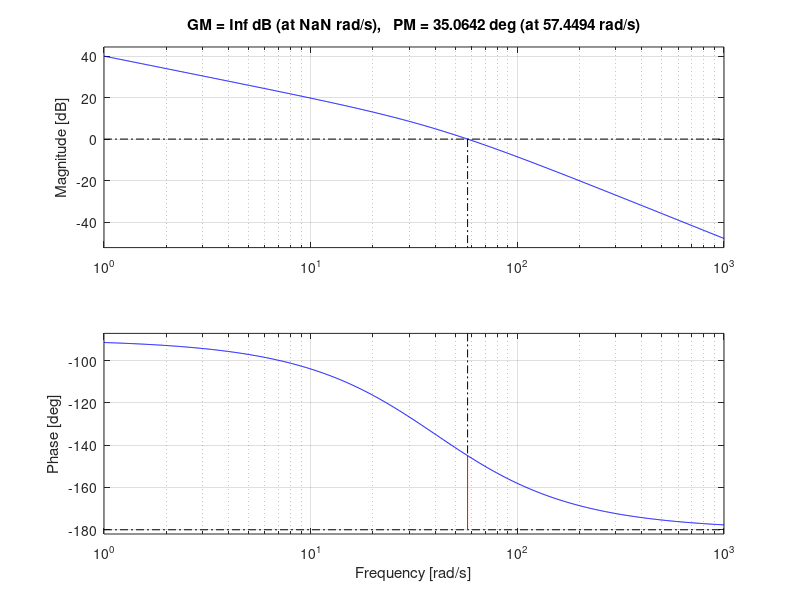

Here is the MATLAB script that generated this plot: (Note: this script raises an error after producing the figure.)
%% DC motor (servo) - Bode design: lead compensator
% DC motor from Chapter 1 with a negligible armature inductance. The input is
% the armature voltage v and the output is the shaft angle theta. The values
% are those of the ball-on-plate servo. This is Example "DC motor: lead
% compensation" of Chapter 8.
%
% Specifications: static velocity error constant K_v = 100 1/s, phase margin
% of at least 50 deg. We use a lead compensator
%
% $$C(s) = K_c\frac{Ts+1}{\alpha Ts+1}, \qquad 0 < \alpha < 1$$

clear all
close all

K = 1.53;           % steady-state speed gain [rad/(V s)]
tau = 0.0248;       % time constant [s]
s = tf('s');

G = K/(s*(tau*s+1));
%% Step 1: gain for the steady state specification
% $$K_v = \lim_{s\to 0} s C(s) G(s) = 1.53 K_c$$

Kv = 100;
Kc = Kv/K           % = 65.4
%% Step 2: margins of the uncompensated system Kc*G
% The phase -90 - atan(tau w) never reaches -180 deg, so the gain margin is
% infinite. The phase margin is about 35 deg at about 57.5 rad/s: too small.

margin(Kc*G);
[~, PM0, ~, wg0] = margin(Kc*G)
%% Step 3: lead compensator
% Phase the lead must add, with 10 deg extra for the shift of the gain
% crossover frequency to the right:

phicm = 50 - PM0 + 10                          % about 24.9 deg
alpha = (1 - sind(phicm))/(1 + sind(phicm))    % about 0.407
alpha = 0.4;                                   % round it
%% 
% The maximum phase lead is at w_m = 1/(sqrt(alpha) T), where the lead adds 
% 10 log10(1/alpha) dB. We make w_m the new gain crossover frequency, so we look 
% for the frequency where |Kc G(j w_m)| = sqrt(alpha):

wm = fzero(@(w) abs(evalfr(Kc*G, 1j*w)) - sqrt(alpha), [wg0 10*wg0])   % about 74.9 rad/s
T = 1/(wm*sqrt(alpha))                                                 % about 0.0211
%% Step 4: validate
% Rounded values: C(s) = 65.4 (0.0211 s + 1)/(0.00844 s + 1)

C = 65.4*(0.0211*s + 1)/(0.4*0.0211*s + 1);
margin(C*G);                                   % PM about 53.7 deg at 75 rad/s
%% 
% Compare the Bode plots of Kc*G and C*G

bode(Kc*G, C*G); grid on
legend('K_c G(s)', 'C(s) G(s)');
%% 
% and the closed loop step responses: the overshoot drops from about 35% to 
% about 15%. G has a pole at the origin, so the step error is zero.

step(feedback(Kc*G, 1), feedback(C*G, 1), 0.15);
legend('uncompensated', 'compensated');
%% 
% In the simulation the armature voltage saturates at +/-10 V during the large 
% steps, so the response is slower than the linear one (but still without overshoot). 
% To try this controller in DCM_Realtime_Demo (or in the browser version), type 
% this in its C(s) box
%
%   65.4*(0.0211*s+1)/(0.00844*s+1)

[numC, denC] = tfdata(C, 'v')
